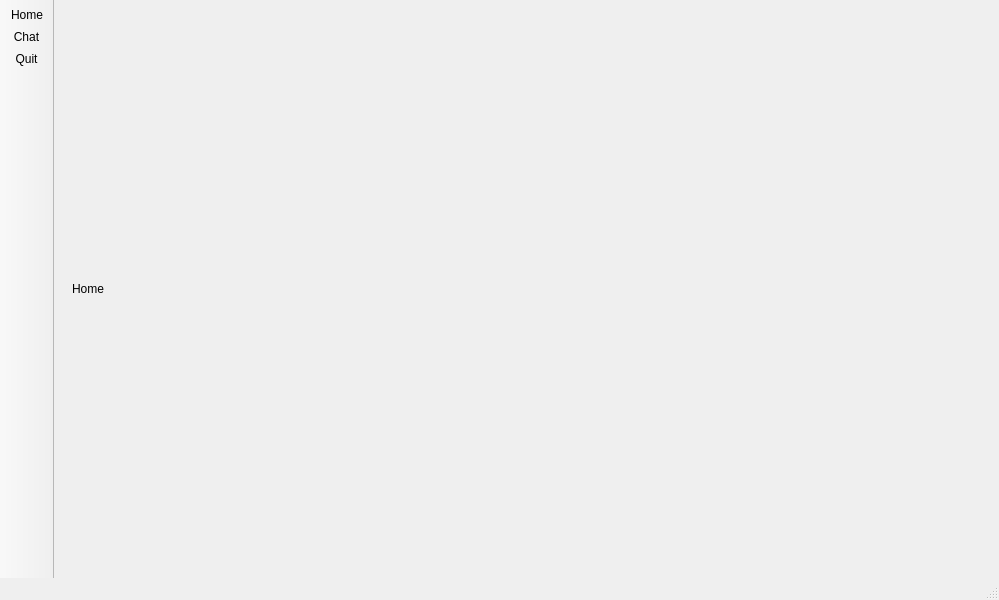
<?xml version="1.0" encoding="UTF-8"?>
<ui version="4.0">
 <class>MainWindow</class>
 <widget class="QMainWindow" name="MainWindow">
  <property name="geometry">
   <rect>
    <x>0</x>
    <y>0</y>
    <width>999</width>
    <height>600</height>
   </rect>
  </property>
  <property name="windowTitle">
   <string>MainWindow</string>
  </property>
  <widget class="QWidget" name="centralwidget">
   <layout class="QVBoxLayout" name="verticalLayout_2">
    <item>
     <widget class="QStackedWidget" name="viewStack">
      <property name="currentIndex">
       <number>0</number>
      </property>
      <widget class="QWidget" name="homePage">
       <layout class="QVBoxLayout" name="verticalLayout_3">
        <item>
         <widget class="QLabel" name="homeLabel">
          <property name="text">
           <string>Home</string>
          </property>
         </widget>
        </item>
       </layout>
      </widget>
      <widget class="QWidget" name="chatPage">
       <layout class="QVBoxLayout" name="verticalLayout">
        <item>
         <widget class="QLabel" name="chatLabel">
          <property name="text">
           <string>Chat</string>
          </property>
         </widget>
        </item>
       </layout>
      </widget>
     </widget>
    </item>
   </layout>
  </widget>
  <widget class="QStatusBar" name="statusbar"/>
  <widget class="QToolBar" name="navBar">
   <property name="windowTitle">
    <string>toolBar</string>
   </property>
   <property name="movable">
    <bool>false</bool>
   </property>
   <property name="floatable">
    <bool>false</bool>
   </property>
   <attribute name="toolBarArea">
    <enum>LeftToolBarArea</enum>
   </attribute>
   <attribute name="toolBarBreak">
    <bool>false</bool>
   </attribute>
   <addaction name="actionHome"/>
   <addaction name="actionChat"/>
   <addaction name="actionQuit"/>
  </widget>
  <action name="actionHome">
   <property name="icon">
    <iconset resource="resources.qrc">
     <normaloff>:/icons/Home_dm.svg</normaloff>:/icons/Home_dm.svg</iconset>
   </property>
   <property name="text">
    <string>Home</string>
   </property>
   <property name="menuRole">
    <enum>QAction::MenuRole::NoRole</enum>
   </property>
  </action>
  <action name="actionChat">
   <property name="icon">
    <iconset resource="resources.qrc">
     <normaloff>:/icons/Chat_dm.svg</normaloff>:/icons/Chat_dm.svg</iconset>
   </property>
   <property name="text">
    <string>Chat</string>
   </property>
   <property name="menuRole">
    <enum>QAction::MenuRole::NoRole</enum>
   </property>
  </action>
  <action name="actionQuit">
   <property name="text">
    <string>Quit</string>
   </property>
   <property name="menuRole">
    <enum>QAction::MenuRole::NoRole</enum>
   </property>
  </action>
 </widget>
 <resources>
  <include location="resources.qrc"/>
 </resources>
 <connections/>
</ui>
